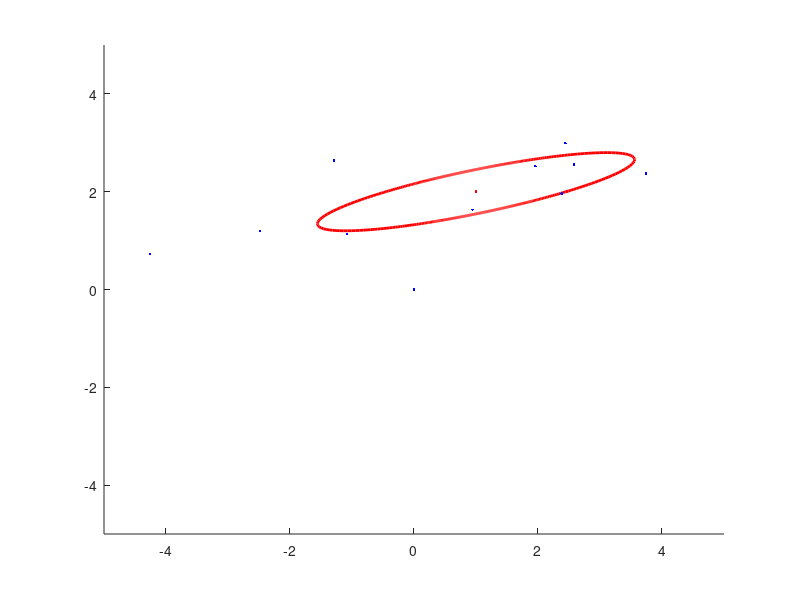

Source code (MATLAB):
function r =  practical6b
%In practical 6b, we experiment with sampling from
%probability distributions using MCMC methods. 


%close all previous figures
close all;

%First we define a the mean and covariance of a 2D Gaussian
gaussMean = [1.0000; 2.0000];
gaussCov =  [1.6370 0.4210;...
             0.4210 0.1598];
         
%draw the Gaussian
figure; set(gcf,'Color',[ 1 1 1]);
drawGaussianOutline(gaussMean,gaussCov); hold on;
plot(gaussMean(1),gaussMean(2),'r.');
set(gca,'Box','Off'); 
xlim([-5 5]); ylim([-5 5]);

%initialize first point in chain
position = [0;0];
plot(position(1),position(2),'b.','MarkerSize',5);

%define number of samples
nSample = 10;

%loop over number of samples
for (cSample = 1:nSample)
        %TO DO:  calculate mean and variance of conditional distribution in
        %x direction given current y positition - look at the notes for the
        %Gaussian distribution. Replace this:
        gaussMeanXGivenY = gaussMean(1) + gaussCov(1,2)*inv(gaussCov(2,2))*(position(2)-gaussMean(2));
        gaussVarXGivenY = gaussCov(2,2)-gaussCov(1,2)'*inv(gaussCov(1,1))*gaussCov(1,2);
        
        %TO DO:  draw a sample from this distribution and update x!!!! - use
        %randn to do this. Replace this:
        newPosition(1) = gaussMeanXGivenY+gaussVarXGivenY*randn(1);
        
        %copy the y position
        newPosition(2) = position(2);
        
        %display this update
%         plot([position(1) newPosition(1)],[position(2) newPosition(2)],'b-');
        
        %update the original position
        position = newPosition;
        
        %TO DO:  calculate mean and variance of conditional distribution in
        %y direction given current x positition - look at the notes for the
        %Gaussian distribution. Replace this:
        gaussMeanYGivenX = gaussMean(2) + gaussCov(2,1)*inv(gaussCov(1,1))*(position(1)-gaussMean(1));
        gaussVarYGivenX = gaussCov(1,1)-gaussCov(2,1)'*inv(gaussCov(2,2))*gaussCov(2,1);
        
        %TO DO:  draw a sample from this distribution and update y - use
        %randn to do this. Replace this
        newPosition(2) = gaussMeanYGivenX+gaussVarYGivenX*randn(1);
        
        %copy the y position
        newPosition(1) = position(1);

        %display this update
%         plot([position(1) newPosition(1)],[position(2) newPosition(2)],'b-');
        
        %update the original position
        position = newPosition;
        
        %display the new point
        plot(position(1),position(2),'b.');
end;

%TO DO now remove the two lines of code that plot the path between points and use
%this method to generate 1000 samples from the Gaussian

%*************************************************************************
%Please note that this is not the usual way to sample from an n-d Gaussian!  
%A much more efficient way to do this is to take:

%newSample = gaussMean+chol(gaussCov)*randn(2,1);

%the routine "chol" is the cholesky decomposition - a matrix square root
% so that A = chol(A)'*chol(A);
%**************************************************************************

%=================================================================== 
%===================================================================

%draw 2DGaussian
function r= drawGaussianOutline(m,s)

hold on;
angleInc = 0.01;

c = [1.0 0.0 0.0];

for (cAngle = 0:angleInc:2*pi)
    angle1 = cAngle;
    angle2 = cAngle+angleInc;
    [x1 y1] = getGaussian2SD(m,s,angle1);
    [x2 y2] = getGaussian2SD(m,s,angle2);
    plot([x1 x2],[y1 y2],'k-','LineWidth',2,'Color',c);
end

%===================================================================
%===================================================================

%find position of in xy co-ordinates at 2SD out for a certain angle
function [x,y]= getGaussian2SD(m,s,angle1)

if (size(s,2)==1)
    s = diag(s);
end;

vec = [cos(angle1) sin(angle1)];
factor = 4/(vec*inv(s)*vec');

x = cos(angle1) *sqrt(factor);
y = sin(angle1) *sqrt(factor);

x = x+m(1);
y = y+m(2);

